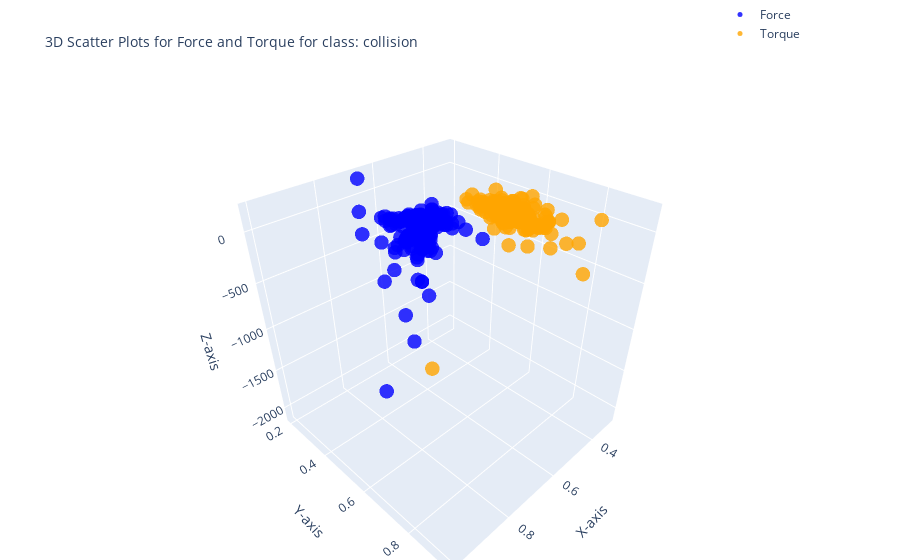

Write notebook code for a chart like this one.
### Code cell
import plotly.graph_objects as go
class_name = unique_classes[1]
df_fr_collision=class_dfs[class_name]
# 3D scatter plot for Force (Fx, Fy, Fz)
force_plot = go.Scatter3d(
    x=df_fr_collision['Fx'],
    y=df_fr_collision['Fy'],
    z=df_fr_collision['Fz'],
    mode='markers',
    marker=dict(size=5, color='blue', opacity=0.8),
    name='Force'
)

# 3D scatter plot for Torque (Tx, Ty, Tz)
torque_plot = go.Scatter3d(
    x=df_fr_collision['Tx'],
    y=df_fr_collision['Ty'],
    z=df_fr_collision['Tz'],
    mode='markers',
    marker=dict(size=5, color='orange', opacity=0.8),
    name='Torque'
)

# Create subplots
fig = go.Figure()

# Add Force plot
fig.add_trace(force_plot)
fig.add_trace(torque_plot)

# Layout settings
fig.update_layout(
    title='3D Scatter Plots for Force and Torque for class: ' + class_name,
    title_font=dict(size=14),  # Change the title font size
    scene=dict(
        xaxis_title='X-axis',
        yaxis_title='Y-axis',
        zaxis_title='Z-axis'
    ),
    legend=dict(x=0.8, y=1.2),
    margin=dict(l=0, r=0, b=0, t=40)
)

fig.show()

### Figure 1 — Plotly figure (JSON) as saved in the notebook; plotly's stock layout.template omitted (floating-point values rounded to 4 significant figures; data arrays with more than 128 entries replaced by an {"elided": "..."} marker saying what was removed)
{"data": [{"marker": {"color": "blue", "opacity": 0.8, "size": 5}, "mode": "markers", "name": "Force", "type": "scatter3d", "x": {"elided": "1080 float values"}, "y": {"elided": "1080 float values"}, "z": {"elided": "1080 int values"}}, {"marker": {"color": "orange", "opacity": 0.8, "size": 5}, "mode": "markers", "name": "Torque", "type": "scatter3d", "x": {"elided": "1080 float values"}, "y": {"elided": "1080 float values"}, "z": {"elided": "1080 int values"}}], "layout": {"legend": {"x": 0.8, "y": 1.2}, "margin": {"b": 0, "l": 0, "r": 0, "t": 40}, "scene": {"xaxis": {"title": {"text": "X-axis"}}, "yaxis": {"title": {"text": "Y-axis"}}, "zaxis": {"title": {"text": "Z-axis"}}}, "title": {"font": {"size": 14}, "text": "3D Scatter Plots for Force and Torque for class: collision"}}}
